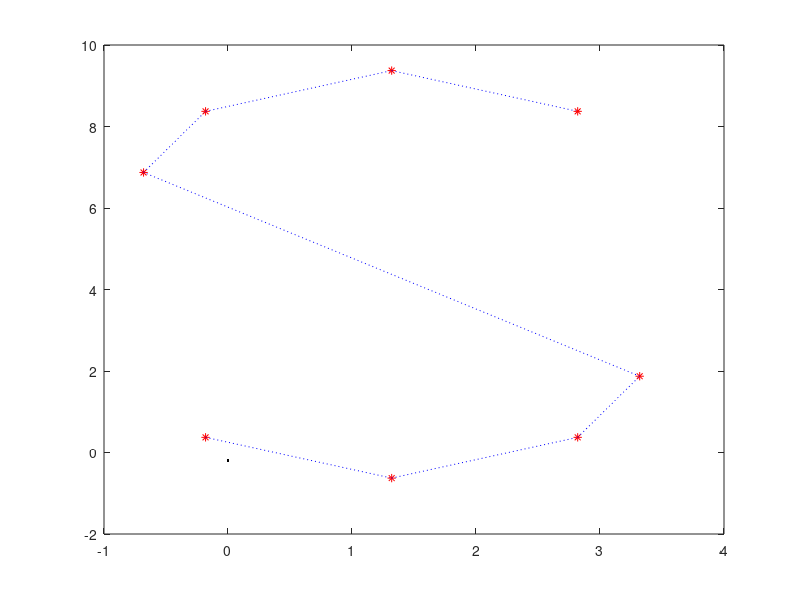

Source code (MATLAB): (Note: this script raises an error after producing the figure.)
% function to perform los algorithm 

close all;
clear;

sampletime=0.01;
% mass and damping matrix
M=[25.8 0 0;
    0 33.8 1;
    0 1 2.76];
D=[2 0 0;
    0 7 0.1;
    0 0.1 0.5];


L=1.255;


% waypoints
wpt=[0.372 -0.181;
    -0.628 1.320;
    0.372 2.820;
    1.872 3.320;
    6.872 -0.681;
    8.372 -0.181;
    9.372 1.320;
    8.372 2.820
    ];

% capture radius
captureradius=0.6*L;

ud=0.1; 

% initial condition
x0=-0.2;
y0=0;
theta0=1.78;
u0=0.1;
v0=0;
r0=0;




totalpnum=size(wpt,1);

figure(1)
for i=1:(totalpnum-1)
    plot(wpt(i,2), wpt(i,1),'r*');hold on;
    plot([wpt(i,2) wpt(i+1,2)], [wpt(i,1) wpt(i+1,1)],':b'); hold on;
end
plot(wpt(totalpnum,2), wpt(totalpnum,1),'r*');hold on;

length=22000;
x=zeros(6,length);
x(:,1)=[x0;
        y0;
        theta0;
        u0;
        v0;
        r0];
tau=zeros(3,length);
dtheta=zeros(1,length);
thetaerror=zeros(1,length);
crosserror=zeros(1,length);
control=zeros(2,length);
integral_error=zeros(10,1);
index_wpt=2;
for i=1:length
    
    plot(x(2,i), x(1,i),'k.');hold on;
    if ((wpt(index_wpt,1)-x(1,i))^2+(wpt(index_wpt,2)-x(2,i))^2)< captureradius^2
        index_wpt=1+index_wpt;
    end
    if index_wpt>totalpnum
        break;
    end
    [dtheta(i), crosserror(i)]=computelospoint(L, wpt(index_wpt-1,1), ...
        wpt(index_wpt-1,2), wpt(index_wpt,1), wpt(index_wpt,2), x(1,i),x(2,i));
    thetaerror(i)=dtheta(i)- x(3,i);
    control(:,i+1)=computepid(x(:,i),ud, dtheta(i),integral_error, control(2,i));
    tau(:,i+1)=estimatethrust(control(2,i+1),control(1,i+1));
    if(abs(dtheta(i)-x(3,i))<pi/30)
        [A, B]=computeA(M,D, x(4:6), dtheta(i), sampletime);
    else
        [A, B]=computeA(M,D, x(4:6), x(3,i), sampletime);
    end
    x(:,i+1)=A*x(:,i)+B*tau(:,i+1);
end
xlabel('East[m]');
ylabel('North[m]');
axis equal;
grid on;


figure(2)
subplot(311)
title('position');
plot(x(1,:));
subplot(312)
plot(x(2,:));
subplot(313)
plot(dtheta,'-r'); hold on
plot(x(3,:),'--k');


figure(3)

subplot(311)
title('velocity');
plot(x(4,:));
subplot(312)
plot(x(5,:));
subplot(313)
plot(x(6,:));


% compute the damping matrix
function C=computeCb(m11,m22,m23,velocity)
C=zeros(3);
C(1,3)=-m22*velocity(2)-m23*velocity(3);
C(3,1)=m22*velocity(2)+m23*velocity(3);
C(2,3)=m11*velocity(1);
C(3,2)=-m11*velocity(1);
end

% compute the A matrix
function [A, B]=computeA(M,D, velocity, theta, sampletime)
% Cb=computeCb(M(1,1),M(2,2),M(2,3),velocity);
Cb=zeros(3,3);
M_inv=inv(M);
Ac=[zeros(3,3) computeJ(theta);
    zeros(3,3) -M_inv*(Cb+D)];
A=eye(6)+sampletime*Ac;
B=sampletime*[zeros(3,3);
               M_inv];

end


% compute the coodinate transform matrix
function J=computeJ(theta)
R=computeR(theta);
J=zeros(3,3);
J(1:2,1:2)=R;
J(3,3)=1;
end

% compute the coodinate transform matrix
function R=computeR(theta)
svalue=sin(theta);
cvalue=cos(theta);
R(1,1)=cvalue;
R(1,2)=-svalue;
R(2,1)=svalue;
R(2,2)=cvalue;
end

% compute the location of LOS point
function [thetalos,e]=computelospoint(r, xk0, yk0, xk, yk, x,y)
%% 坐标系转换
deltay=yk-yk0;
deltax=xk-xk0;
thetaK=atan(deltay/deltax);
if(deltax<0)
    thetaK=thetaK+pi;
end

R=computeR(thetaK);
eta=R'*[x-xk0; y-yk0];
e=eta(2);
if (e>r) % 没有交点
    thetar=-pi/2;
elseif (e<-r) % 没有交点
    thetar=pi/2;
else % 交点
    thetar=asin(-e/r);
end

thetalos=thetar+thetaK;
end

function tau=estimatethrust(alpha, rotation)
alpha=alpha*180/pi; % in degree
K=2e-5;
Teffective=K*rotation*rotation;
Cy=0.0126*1.1*0.9;
Cx=0.02*Cy;
Fsurge=Teffective*(1-Cx*alpha*alpha);
Fsway=Teffective*Cy*alpha;

tau(1)=Fsurge;
tau(2)=Fsway;
tau(3)=-0.8*Fsway;
end



function control=computepid(x,ud, dtheta,integrel_int, alpha_former)
Psurge=20;
Pyaw=10;
Dyaw=5;
Iyaw=0;


rotation=Psurge*(ud-x(4))+100;
if rotation>320
    rotation=320;
end

error_yaw=x(3)-dtheta;
integrel_int(1:(end-1))=integrel_int(2:end);
integrel_int(end)=(error_yaw);
alpha=Pyaw*error_yaw+Iyaw*sum(integrel_int)+Dyaw*x(6);

Max_alpha=pi/6;
Max_delta_alpha=0.004;

alpha_upper=min(Max_delta_alpha+alpha_former,Max_alpha);
alpha_lower=max(-Max_delta_alpha+alpha_former,-Max_alpha);

if alpha>alpha_upper
    alpha=alpha_upper;
end
if alpha<alpha_lower
    alpha=alpha_lower;
end

control(1)=rotation;
control(2)=alpha;
end
